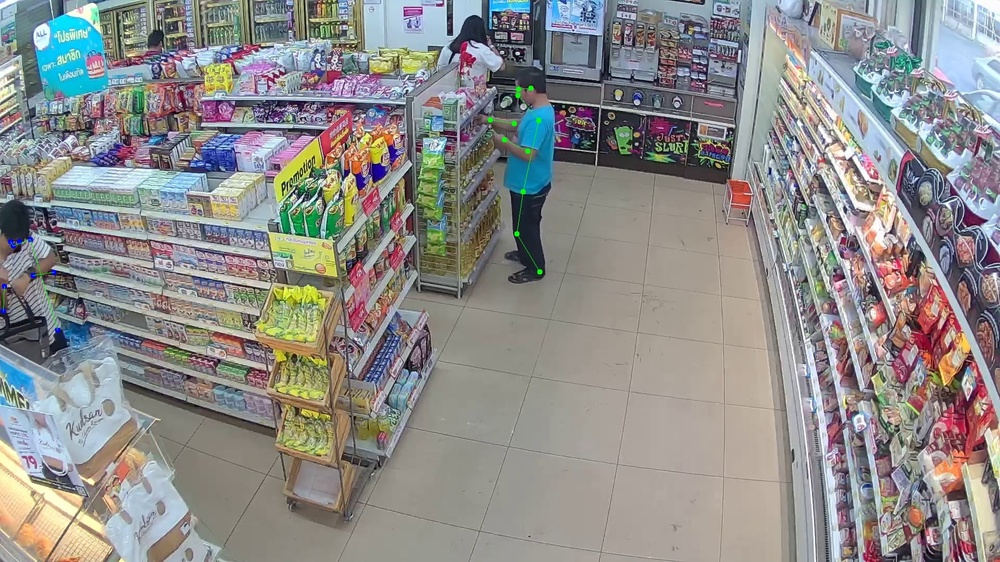
#> input picture 3_images_processing_in_openCV/01.jpg, 1000 x 562 px, shrunk from 1920 x 1080 before the run
$ python 5_Morphological_Transformations.py
#> lines starting #> are read from the running program, lines starting #| are printed output that depends on the picture
import cv2
import numpy as np
from matplotlib import pyplot as plt

img = cv2.imread('01.jpg')
#> img is the input picture: shape (562, 1000, 3); mean B, G, R 138.8, 140.5, 141.8


kernel = np.ones((5,5),np.uint8)

# 1. 腐蚀前景物体边界，卷积核沿着图像滑动，如果与卷积核对应的原图像的所有像素值都是 1，那么中心元素就保持原来的像素值，否则就变为零。
# 可以用来分割物体
erosion = cv2.erode(img,kernel,iterations=1)
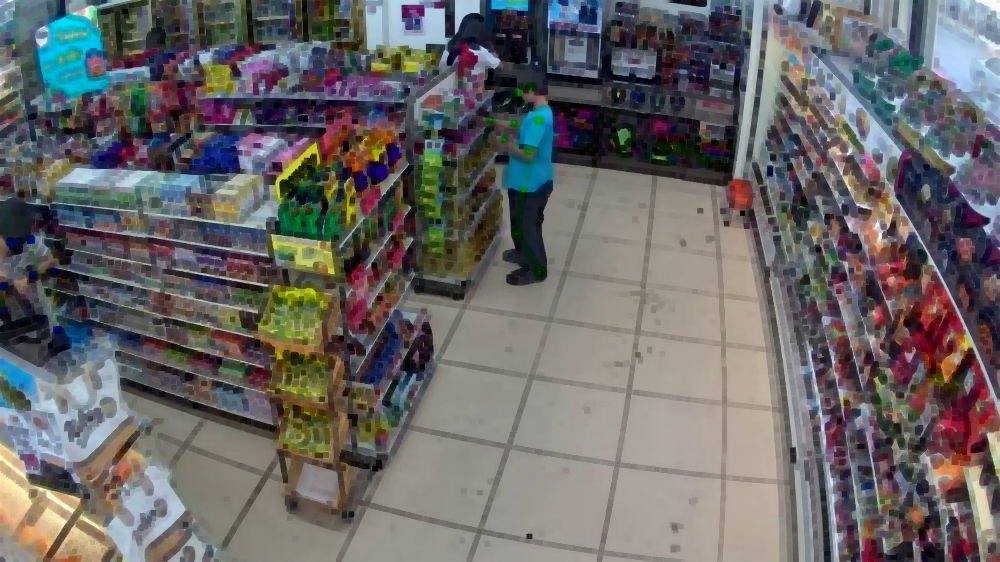
#> erosion: shape (562, 1000, 3); mean B, G, R 101.7, 102.8, 104.6

# 2. 腐蚀，相反，与卷积核对应的原图像的像素值中只要有一个是 1，中心元素的像素值就是 1。所以这个操作会增加图像中的白色区域（前景）
# 可以用来连接两个物体
dilation = cv2.dilate(img,kernel,iterations=1)
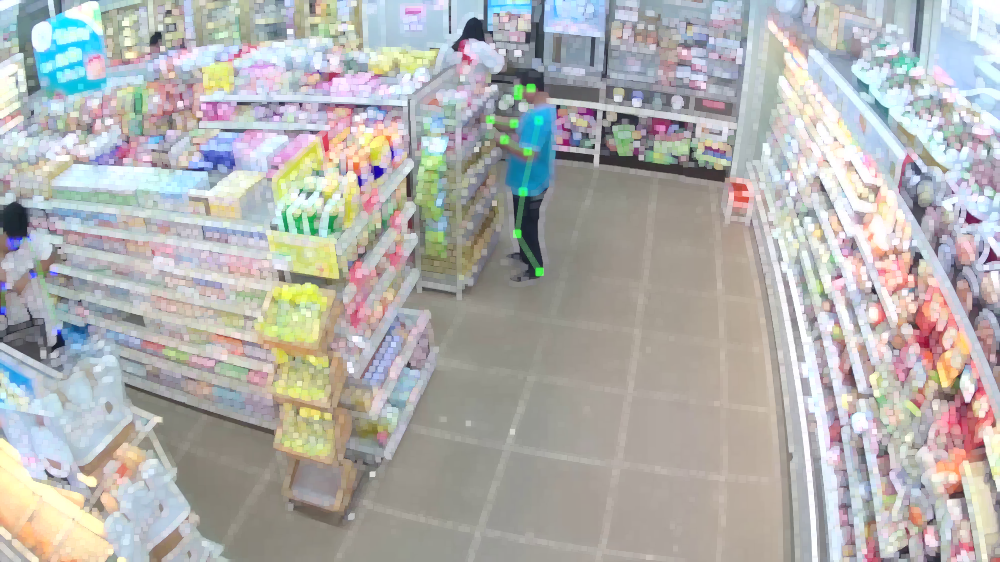
#> dilation: shape (562, 1000, 3); mean B, G, R 174.9, 177.1, 177.8


# 3,开运算：先腐蚀再膨胀，用于去除噪声
opening = cv2.morphologyEx(img, cv2.MORPH_OPEN, kernel)
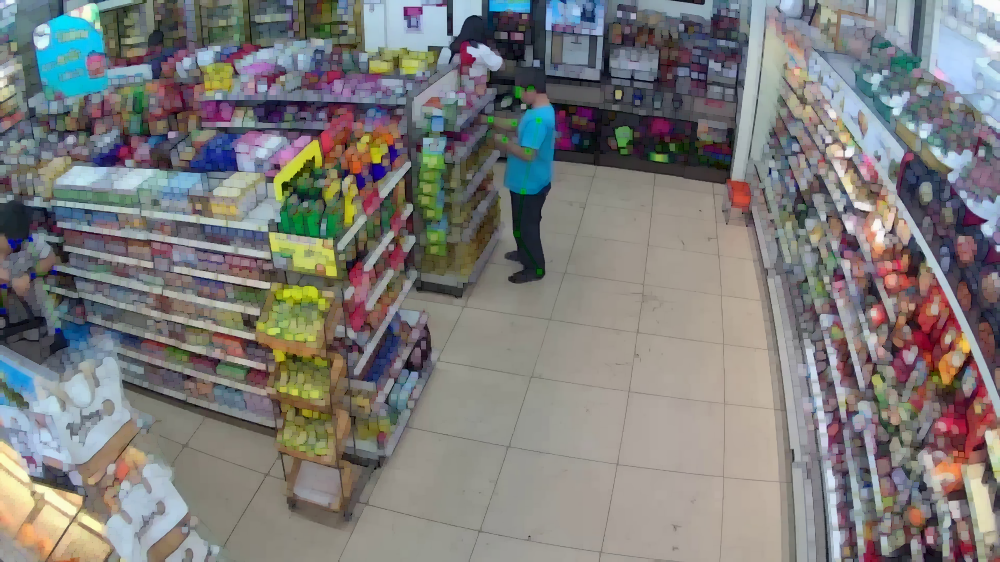
#> opening: shape (562, 1000, 3); mean B, G, R 122.2, 123.9, 125.1

# 4.闭运算：先膨胀，在腐蚀。去除前景中的物体
closing = cv2.morphologyEx(img, cv2.MORPH_CLOSE, kernel)
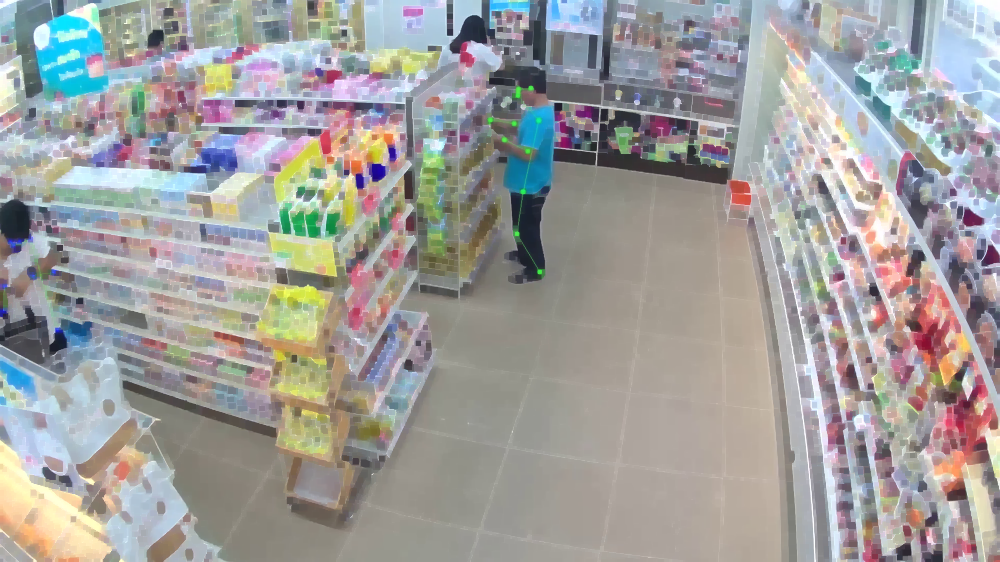
#> closing: shape (562, 1000, 3); mean B, G, R 156.3, 158.2, 159.7

# 5.形态学梯度：图像膨胀和腐蚀的差别,前景的轮廓
gradient = cv2.morphologyEx(img, cv2.MORPH_GRADIENT,kernel)
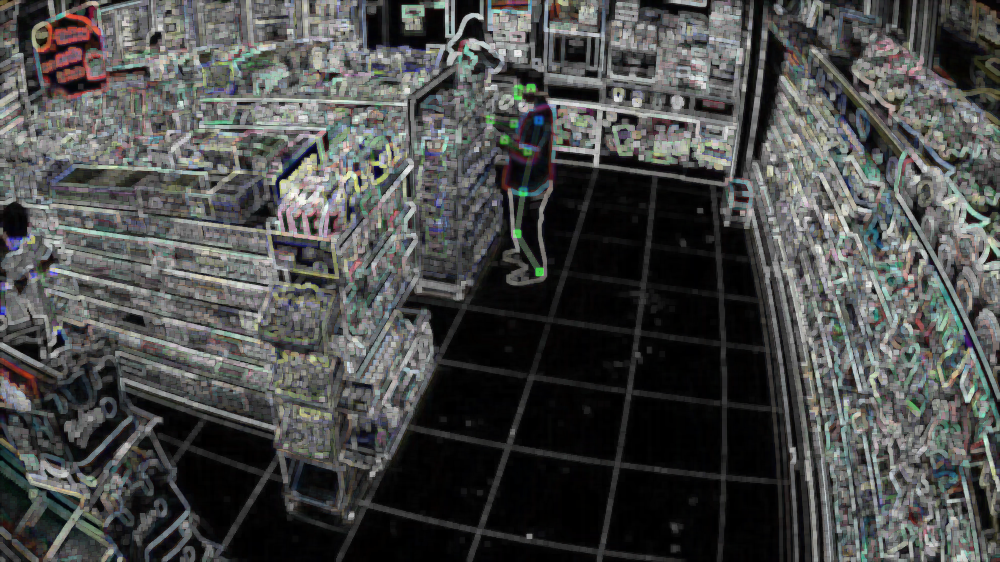
#> gradient: shape (562, 1000, 3); mean B, G, R 73.2, 74.3, 73.2

# 6.礼帽:原始图像和开运算之后的差
tophat = cv2.morphologyEx(img, cv2.MORPH_TOPHAT, kernel)
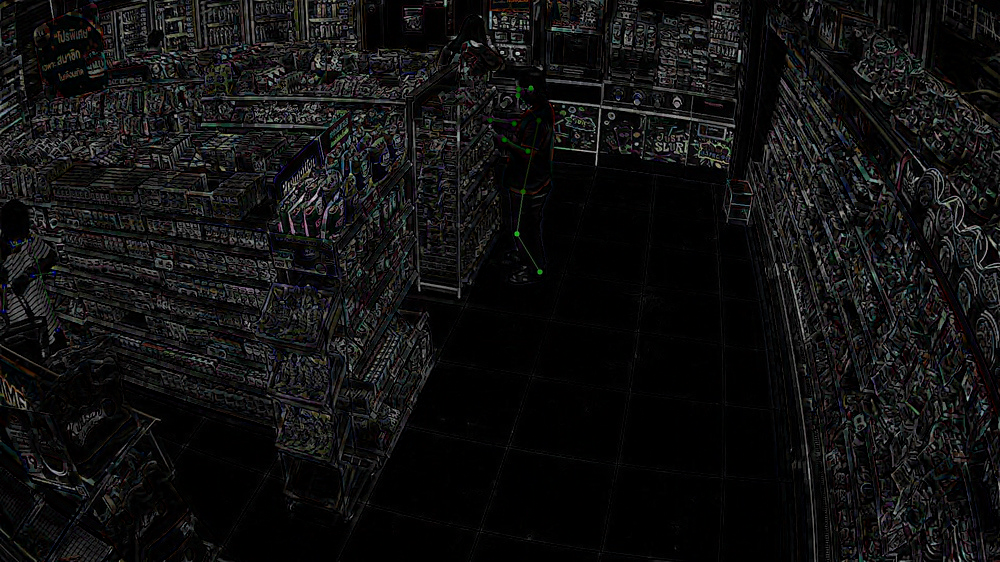
#> tophat: shape (562, 1000, 3); mean B, G, R 16.6, 16.6, 16.6

# 7.黑帽： 原始图像和闭运算之后的差
blackhat = cv2.morphologyEx(img, cv2.MORPH_BLACKHAT,kernel)
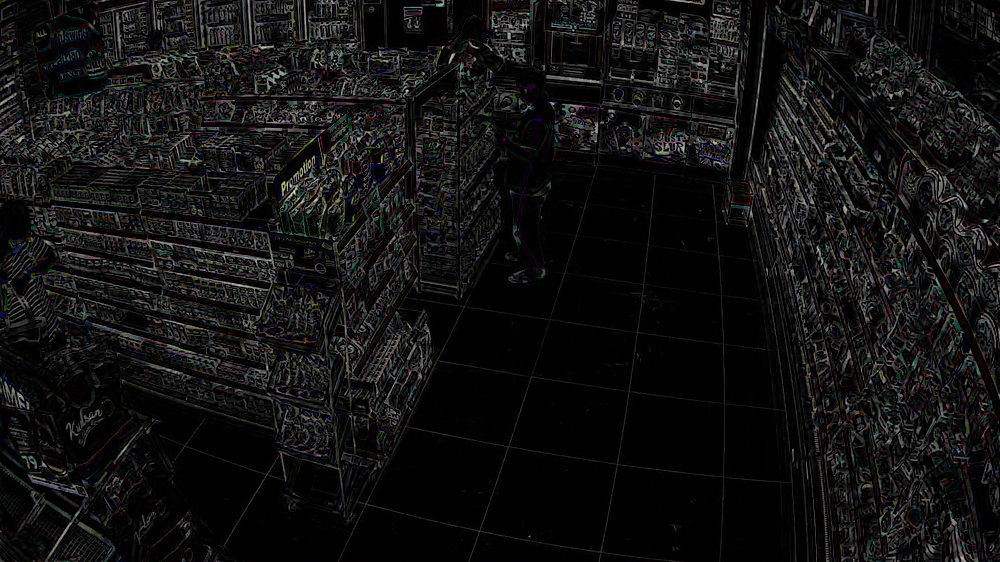
#> blackhat: shape (562, 1000, 3); mean B, G, R 17.5, 17.7, 17.9


plt.subplot(121),plt.imshow(img),plt.title('Origional')
plt.subplot(122),plt.imshow(blackhat),plt.title('erosion')
plt.show()
#> figure, not shown here; B, G, R data is drawn as R, G, B


'''
[参考]()
'''
